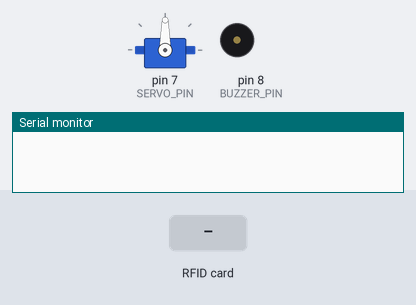
Simulated run of this sketch. Board: Arduino Uno, built with avr-gcc and run on an emulated ATmega328P. Shown: servo, buzzer (waves = sounding), the last lines printed to the serial monitor. Inputs (shaded band) come from the test bench.

Above: at 0.1 s.
At 3.2 s:
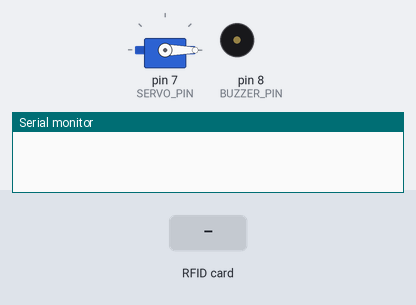
3.3 s: RFID card 5E 7A 19 C4 held to the reader
At 4.0 s:
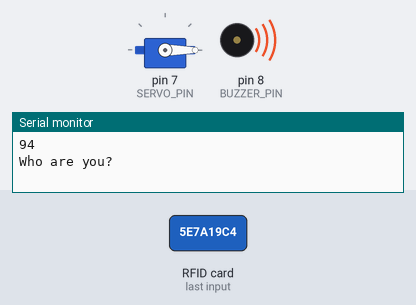
Timing chart, 0 to 6.4 s (numbered marks = the images above; inputs shaded):
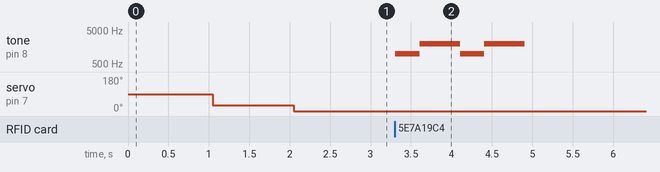

Measured:
- after the input at 3.3 s, tone on pin 8 (BUZZER_PIN): plays 1000 Hz for 0.30 s, 2000 Hz for 0.50 s, 1000 Hz for 0.30 s, 2000 Hz for 0.50 s, starting at once

The sketch:

door_lock.ino
```cpp
/*
 *             MFRC522      Arduino       Arduino   Arduino    Arduino          Arduino
 *             Reader/PCD   Uno/101       Mega      Nano v3    Leonardo/Micro   Pro Micro
 * Signal      Pin          Pin           Pin       Pin        Pin              Pin
 * -----------------------------------------------------------------------------------------
 * RST/Reset   RST          9             5         D9         RESET/ICSP-5     RST
 * SPI SS      SDA(SS)      10            53        D10        10               10
 * SPI MOSI    MOSI         11 / ICSP-4   51        D11        ICSP-4           16
 * SPI MISO    MISO         12 / ICSP-1   50        D12        ICSP-1           14
 * SPI SCK     SCK          13 / ICSP-3   52        D13        ICSP-3           15
 */

#include <SPI.h>
#include <MFRC522.h>
#include <Servo.h>

#define SS_PIN 10
#define RST_PIN 9
#define BUZZER_PIN 8
#define SERVO_PIN 7

#define GOOD_CARD {245, 24, 58, 190 }

#define NO false
#define YES true

MFRC522 rfid(SS_PIN, RST_PIN);
Servo myservo;

byte allow_key[4] = GOOD_CARD;
int servo_angle;

void turn_servo(int angle)
{
  servo_angle = angle;
  myservo.write(servo_angle);
}

void sound(int hz, int delay_milliseconds)
{
  tone(BUZZER_PIN, hz);
  delay(delay_milliseconds);
  noTone(BUZZER_PIN);
}

void setup()
{
  Serial.begin(9600);
  SPI.begin();
  rfid.PCD_Init();
  myservo.attach(SERVO_PIN);
  delay(1000);
  turn_servo(30);
  delay(1000);
  turn_servo(0);
}

void let_them_in()
{
  Serial.println("WELCOME, Boss");
  sound(3000, 200);

  if (servo_angle == 0)
    turn_servo(30);
  else
    turn_servo(0);
}

void no_no()
{
  Serial.println("Who are you?");

  sound(1000, 300);
  sound(2000, 500);
  sound(1000, 300);
  sound(2000, 500);
}

bool read_card()
{
  return rfid.PICC_IsNewCardPresent() && rfid.PICC_ReadCardSerial();
}

bool allow_card()
{
  for (byte i = 0; i < 4; i++)
  {
    Serial.println(rfid.uid.uidByte[i]);

    if (rfid.uid.uidByte[i] != allow_key[i])
      return NO;
  }
  return YES;
}

void reset_reader()
{
  rfid.PICC_HaltA();
}

void loop() {
  if (read_card())
  {
    if (allow_card())
      let_them_in();
    else
      no_no();
  }

  reset_reader();
}
```
